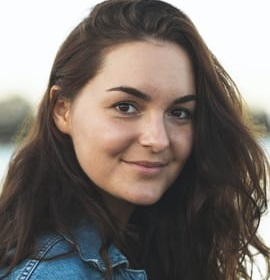
#> input picture HTML/L1_Pages/image/10.jfif, 270 x 280 px, given in place of marker.jpg, which was not available
$ jupyter execute --allow-errors Task3.ipynb   (text cells are left out)
#> lines starting #> are read from the running program, lines starting #| are printed output that depends on the picture; pictures that were not available may be replaced by others from this repository, and a replacement may not be noted
[cell 1]
from matplotlib import pyplot as plt
import numpy as np
import cv2

[cell 2]
# Show result in seperate window
# [4 lines left out: function show_result, not called in this run]

# Saving video utilities
import glob

def process_video(path, func, dst_folder):
    cap = cv2.VideoCapture(path)
    i = 0
    while(cap.isOpened()):
        # vid_capture.read() methods returns a tuple, first element is a bool
        # and the second is frame
        ret, frame = cap.read()
        if ret == True:
            f = frame.copy()
            res = func(f)

            # Save frame into image file
            s = ""
            if(i < 10):
                s = "00"
            elif(i < 100):
                s = "0"
            cv2.imwrite('res\\' + dst_folder + '\\kang_'+ s +str(i)+'.jpg',res)
            i = i + 1

            # displaying the video
            #cv2.imshow("Processed Video",res)
            if cv2.waitKey(1) & 0xFF == ord('q'):
                break
        else:
            break

    cap.release()
    cv2.destroyAllWindows()

def save_img2video(dst_folder, name = 'output.mp4'):
    # Save images into a video file
    img_array = []
    for filename in glob.glob('res\\' + dst_folder + '\\kang*.jpg'):
        img = cv2.imread(filename)
        height, width, layers = img.shape
        size = (width,height)
        img_array.append(img)

    out = cv2.VideoWriter(name, cv2.VideoWriter_fourcc(*'DIVX'), 30, size)

    for i in range(len(img_array)):
        out.write(img_array[i])
    out.release()

# [23 lines left out: function save_clips, not called in this run]
# save_clips('video.mp4', 'tmp', [793, 794])
def merge_imgs(img1, img2):
    h = np.maximum(img1.shape[0], img2.shape[0])
    w = img1.shape[1] + img2.shape[1]
    res = np.zeros((h, w, 3), dtype=np.uint8)
    res[0:img1.shape[0], 0:img1.shape[1],:] = img1
    res[0:img2.shape[0], img1.shape[1]:, :] = img2
    return res

[cell 3]
master_img = cv2.imread('marker.jpg')
#> master_img is the input picture: shape (280, 270, 3); mean B, G, R 108.9, 114.7, 122.9
orb = cv2.ORB_create(2000, 1.2, 13)
kp_master, des_master = orb.detectAndCompute(master_img,None)
#> kp_master = 422 keypoints; strongest (x, y, size): (50, 84, 44.6), (53, 86, 44.6), (54, 86, 31), (130, 107, 31)
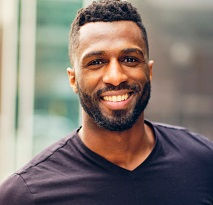
#> input picture HTML/L1_Pages/image/11.jpg, 213 x 205 px, given in place of clip_44.jpg, which was not available
#> further down, img is the input picture: shape (205, 213, 3); mean B, G, R 113, 119.2, 130.1

# [35 lines left out: function orb_process, not called in this run]

def orb_process_flann(secondary_img):
    kp_secondary, des_secondary = orb.detectAndCompute(secondary_img,None)
#> kp_secondary = 829 keypoints; strongest (x, y, size): (80, 127, 31), (106, 98, 31), (126, 95, 31), (79, 133, 31)

    index_params = dict(algorithm=6,
                        table_number=6,
                        key_size=12,
                        multi_probe_level=2)
    search_params = {}
    flann = cv2.FlannBasedMatcher(index_params, search_params)
    matches = flann.knnMatch(des_master, des_secondary, k=2)
#> matches = 422 matches

    # As per Lowe's ratio test to filter good matches
    selected = []
    for m, n in matches:
        if m.distance < 0.75 * n.distance:
            selected.append(m)
#> after the loop, selected = 9 matches


    if len(selected) > 10:
        # Prepare source and destination points for homography search
        dst_pts = np.float32([kp_master[m.queryIdx].pt for m in selected]).reshape(-1, 1, 2)
        src_pts = np.float32([kp_secondary[m.trainIdx].pt for m in selected]).reshape(-1, 1, 2)

        # Find homography (h_matrix - homography matrix)
        h_matrix, mask = cv2.findHomography(dst_pts, src_pts, cv2.RANSAC, 3.0)

        #dst = cv2.perspectiveTransform(dst_pts, h_matrix)
        img = master_img
        h_inv = np.linalg.inv(h_matrix)
        warped = cv2.warpPerspective(secondary_img, h_inv, dsize=(img.shape[1], img.shape[0]), flags=cv2.INTER_LINEAR)

        # draw rectangle
        h,w,d = master_img.shape
        pts = np.float32([ [0,0],[0,h-1],[w-1,h-1],[w-1,0] ]).reshape(-1,1,2)
        dst = cv2.perspectiveTransform(pts, h_matrix)
        homography = cv2.polylines(secondary_img, [np.int32(dst)], True, (255, 0, 0), 3)
        res_img = merge_imgs(warped, homography)

    else:
        res_img = merge_imgs(master_img, secondary_img)
#> in merge_imgs, `res[0:img1.shape[0], 0:img1.shape[1],:] = img1`:
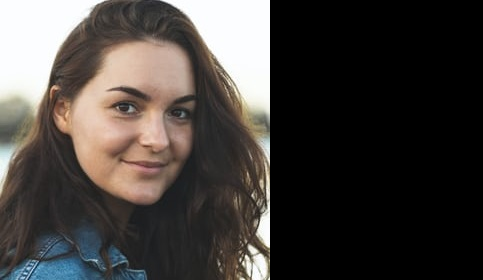
#> res: shape (280, 483, 3); mean B, G, R 60.9, 64.1, 68.7
#> in merge_imgs, `res[0:img2.shape[0], img1.shape[1]:, :] = img2`:
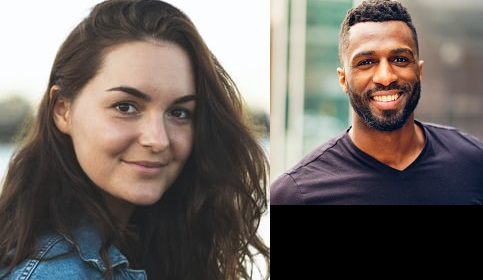
#> res: shape (280, 483, 3); mean B, G, R 97.3, 102.6, 110.7
        r, c, _ = master_img.shape
#> r = 280; c = 270
        res_img[0:r, 0:c] = 0
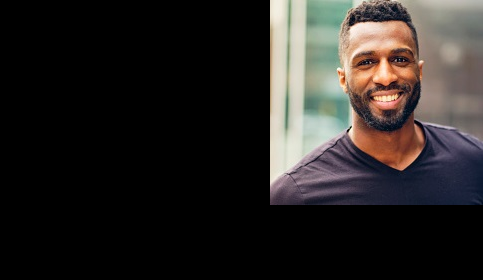
#> res_img: shape (280, 483, 3); mean B, G, R 36.5, 38.5, 42
    return res_img

[cell 4]
# check for one image
img = cv2.imread('tmp\clip_44.jpg')
res = orb_process_flann(img)
plt.imshow(res)

[cell 5]
process_video('video.mp4', orb_process_flann, 'orb_flann')

#> (a cell that did not finish here is left out)


[cell 7]
master_img = cv2.imread('marker.jpg')
orb = cv2.ORB_create(2000, 1.2, 13)
kp_master, des_master = orb.detectAndCompute(master_img,None)

def orb_process_flann(img):
    secondary_img = img.copy()
    kp_secondary, des_secondary = orb.detectAndCompute(secondary_img,None)

    index_params = dict(algorithm=6,
                        table_number=6,
                        key_size=12,
                        multi_probe_level=2)
    search_params = {}
    flann = cv2.FlannBasedMatcher(index_params, search_params)
    matches = flann.knnMatch(des_master, des_secondary, k=2)
#> matches = 422 matches

    # As per Lowe's ratio test to filter good matches
    selected = []
    for m, n in matches:
        if m.distance < 0.75 * n.distance:
            selected.append(m)
#> after the loop, selected = 9 matches

    dst = None
    if len(selected) > 10:
        # Prepare source and destination points for homography search
        dst_pts = np.float32([kp_master[m.queryIdx].pt for m in selected]).reshape(-1, 1, 2)
        src_pts = np.float32([kp_secondary[m.trainIdx].pt for m in selected]).reshape(-1, 1, 2)

        # Find homography (h_matrix - homography matrix)
        h_matrix, mask = cv2.findHomography(dst_pts, src_pts, cv2.RANSAC, 3.0)
        # inliers
        matchesMask = mask.ravel()
        inliers = src_pts[mask]

        #dst = cv2.perspectiveTransform(dst_pts, h_matrix)
        img = master_img
        h_inv = np.linalg.inv(h_matrix)
        #warped = cv2.warpPerspective(secondary_img, h_inv, dsize=(img.shape[1], img.shape[0]), flags=cv2.INTER_LINEAR)

        # draw rectangle
        h,w,d = master_img.shape
        pts = np.float32([ [0,0],[0,h-1],[w-1,h-1],[w-1,0] ]).reshape(-1,1,2)
        dst = cv2.perspectiveTransform(pts, h_matrix)
        homography = cv2.polylines(secondary_img, [np.int32(dst)], True, (255, 0, 0), 3)
        res_img = homography
        #res_img = merge_imgs(warped, homography)

    else:
        res_img = merge_imgs(master_img, secondary_img)
        r, c, _ = master_img.shape
#> r = 280; c = 270
        res_img[0:r, 0:c] = 0
    return res_img, dst

[cell 8]
# check for one image
img = cv2.imread('tmp\clip_44.jpg')
res, dst = orb_process_flann(img)
plt.imshow(res)

[cell 9]
from matplotlib import pyplot as plt
import numpy as np
import cv2

MIN_POINT_TO_TRACK = 4

# [11 lines left out: function orb_process_flann_step, not called in this run]

def lucas_kanade_method(video_path, dst_folder):
    # Read the video
    cap = cv2.VideoCapture(video_path)

    # Parameters for Lucas Kanade optical flow
    lk_params = dict(
        winSize=(35, 35),
        maxLevel=2,
        criteria=(cv2.TERM_CRITERIA_EPS | cv2.TERM_CRITERIA_COUNT, 10, 0.03),
    )

    # Create random colors
    color = np.random.randint(0, 255, (1000, 3))

    good_point_to_track = None
    old_area = 0
    i = 0
    while(cap.isOpened()):
        # Read new frame
        ret, frame = cap.read()
        if ret == True:
            curr_gray = cv2.cvtColor(frame, cv2.COLOR_BGR2GRAY)
            new_area = 0

            if(good_point_to_track is None):
                frame, new_area, good_point_to_track = orb_process_flann_step(frame, old_area)
            else:
                p0 = good_point_to_track.reshape(-1, 1, 2)
                # Calculate Optical Flow
                p1, st, err = cv2.calcOpticalFlowPyrLK(old_gray, curr_gray, p0, None, **lk_params)
                # Select good points
                good_new = p1[st == 1]
                good_old = p0[st == 1]

                is_track_found = False

                if(len(good_new) >= MIN_POINT_TO_TRACK):
                    p = cv2.convexHull(p1)
                    new_area = cv2.contourArea(p)
                    if(old_area == 0) or ((new_area > 0.5 * old_area) and (new_area < 2 * old_area)): # area is ok
                        is_track_found = True
                        good_point_to_track = good_new
                        # Draw rectangle & tracks

                        frame = cv2.polylines(frame, [np.int32(p)], True, (255, 0, 0), 3)

                        # Draw the tracks
                        for j, (new, old) in enumerate(zip(good_new, good_old)):
                            a, b = new.ravel()
                            c, d = old.ravel()
                            a = int(a); b = int(b); c = int(c); d = int(d)
                            #mask = cv2.line(mask, (a, b), (c, d), color[i].tolist(), 2)
                            frame = cv2.circle(frame, (a, b), 5, color[j].tolist(), -1)

                if not is_track_found:
                    frame, new_area, good_point_to_track = orb_process_flann_step(frame, old_area)


            # Update the previous frame and previous points
            old_gray = curr_gray.copy()
            old_area = new_area

            # Save frame into image file
            s = ""
            if(i < 10):
                s = "00"
            elif(i < 100):
                s = "0"
            cv2.imwrite('res\\' + dst_folder + '\\kang_'+ s +str(i)+'.jpg',frame)
            i = i + 1
            if(i %100 == 0):
                print(i)

            #cv2.imshow("frame", frame)
            # Press Q on keyboard to  exit
            #if cv2.waitKey(25) & 0xFF == ord('q'):
            #    break


        else:
            break

    cap.release()

    # Closes all the frames
    cv2.destroyAllWindows()

[cell 10]
lucas_kanade_method('video.mp4', 'optical_flow')

#> (a cell that did not finish here is left out)
